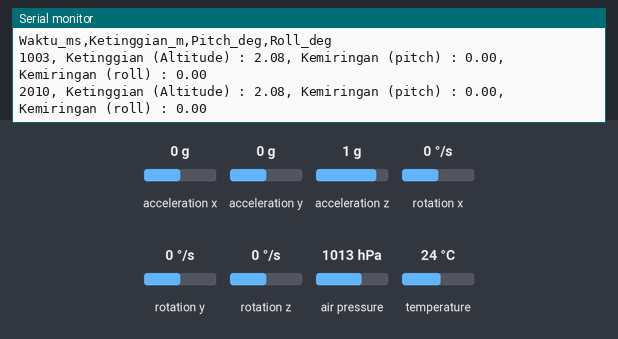
Bench run of a sketch on a simulated Arduino Uno, built with avr-gcc and run on an emulated ATmega328P. Shown: the last lines printed to the serial monitor. The inputs (shaded band) are chosen by the test bench; at power-on: acceleration x 0 g, acceleration y 0 g, acceleration z 1 g, air pressure 1013 hPa, rotation x 0 °/s, rotation y 0 °/s, rotation z 0 °/s, temperature 24 °C.

Above: at 2.2 s.
2.3 s: acceleration x set to -1.4 g
At 3.6 s:
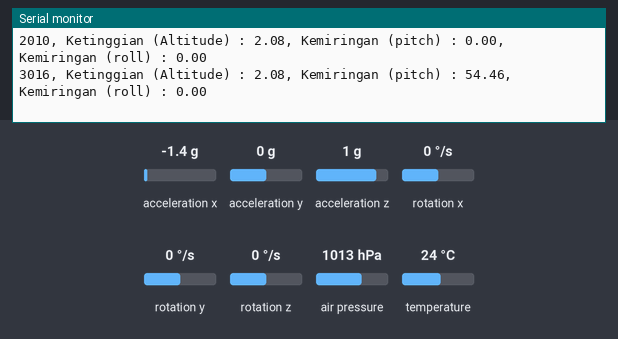
3.8 s: acceleration y set to -1.4 g
At 4.8 s:
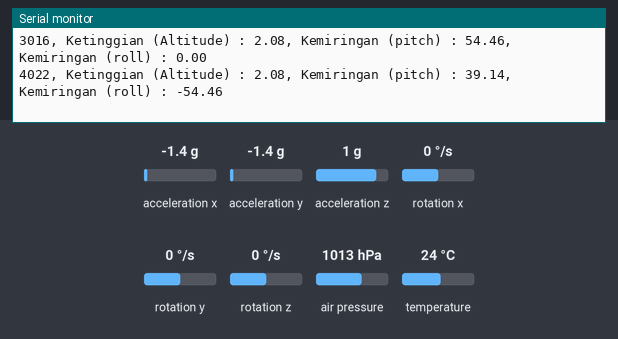
5.3 s: acceleration z set to -1.4 g
At 6.6 s:
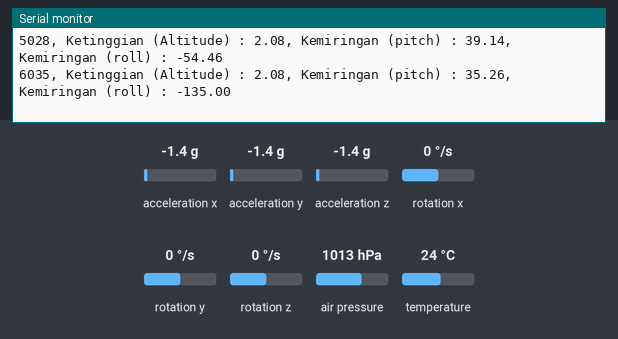
6.8 s: air pressure set to 952 hPa
At 7.9 s:
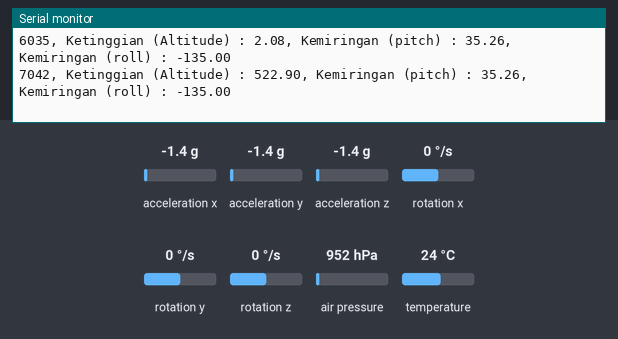
Timing chart, 0 to 9.3 s (numbered marks = the images above; inputs shaded):
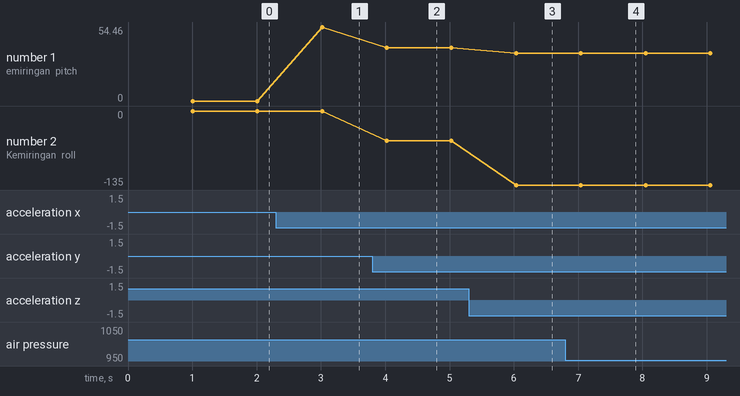

The sketch:

ITBypass_CSV.ino
```cpp
#include <Wire.h>
#include <Adafruit_MPU6050.h>
#include <Adafruit_Sensor.h>
#include <Adafruit_BMP280.h>

Adafruit_MPU6050 mpu;
Adafruit_BMP280 bmp;

#define SEALEVELPRESSURE_HPA (1013.25)

void setup() {
  Serial.begin(115200);
  while (!Serial) delay(10);

  if (!mpu.begin()) {
    while (1) { delay(10); }
  }

  mpu.setAccelerometerRange(MPU6050_RANGE_8_G);
  mpu.setGyroRange(MPU6050_RANGE_500_DEG);
  mpu.setFilterBandwidth(MPU6050_BAND_21_HZ);

  if (!bmp.begin(0x76)) {
    while (1) { delay(10); }
  }

  bmp.setSampling(Adafruit_BMP280::MODE_NORMAL,
                  Adafruit_BMP280::SAMPLING_X2,
                  Adafruit_BMP280::SAMPLING_X16,
                  Adafruit_BMP280::FILTER_X16,
                  Adafruit_BMP280::STANDBY_MS_500);

  Serial.println("Waktu_ms,Ketinggian_m,Pitch_deg,Roll_deg");
  delay(1000);
}

void loop() {
  sensors_event_t a, g, temp_mpu;
  mpu.getEvent(&a, &g, &temp_mpu);

  // Hitung Pitch dan Roll
  float pitch = atan2(-a.acceleration.x, sqrt(a.acceleration.y * a.acceleration.y + a.acceleration.z * a.acceleration.z)) * 180.0 / PI;
  float roll = atan2(a.acceleration.y, a.acceleration.z) * 180.0 / PI;

  // Hitung Ketinggian
  float altitude = bmp.readAltitude(SEALEVELPRESSURE_HPA);


  Serial.print(millis());
  Serial.print(", Ketinggian (Altitude) : ");
  Serial.print(altitude);
  Serial.print(", Kemiringan (pitch) : ");
  Serial.print(pitch);
  Serial.print(", Kemiringan (roll) : ");
  Serial.println(roll);

  delay(1000);
}
```

Measured:
- after the input at 2.3 s, the serial monitor: prints a new line after 0.72 s (image 1)
- after the input at 3.8 s, the serial monitor: prints a new line after 0.22 s (image 2)
- after the input at 5.3 s, the serial monitor: prints a new line after 0.74 s (image 3)
- after the input at 6.8 s, the serial monitor: prints a new line after 0.24 s (image 4)
- plotted number 1: 0 → 54.46 after the input at 2.3 s, 54.46 → 39.14 after the input at 3.8 s, 39.14 → 35.26 after the input at 5.3 s
- plotted number 2: 0 → -54.46 after the input at 3.8 s, -54.46 → -135 after the input at 5.3 s
